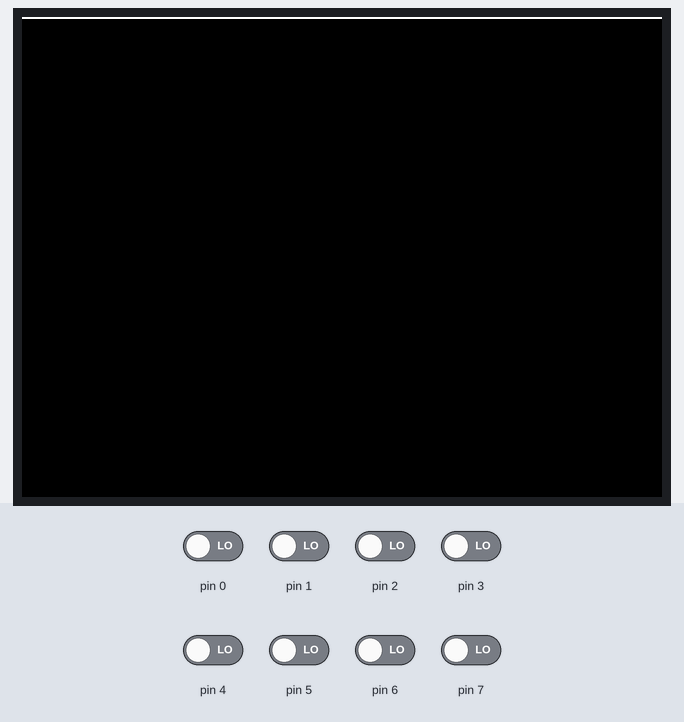
A sketch run on a simulated Arduino Uno, built with avr-gcc and run on an emulated ATmega328P. Parts: 320×240 colour display. The inputs (shaded band) are chosen by the test bench; at power-on: pin 0–7 LOW.

Above: at 1.4 s.
1.5 s: pin 0 driven HIGH
At 2.2 s:
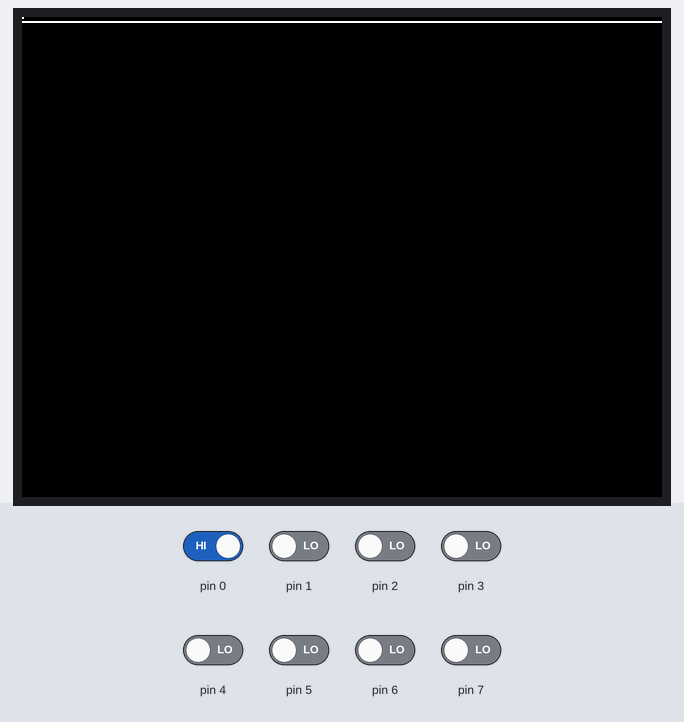
3.2 s: pin 1 driven HIGH
At 4.2 s:
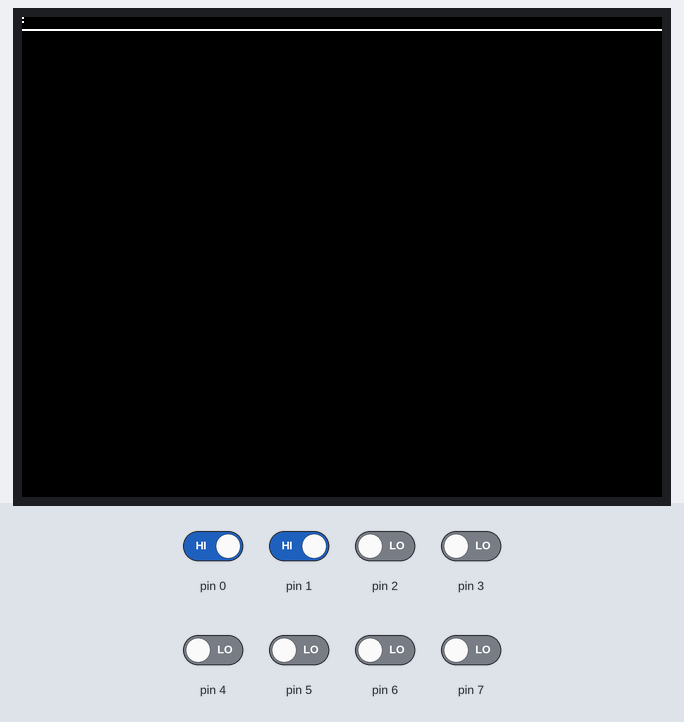
6.2 s: pin 2 driven HIGH
At 7.8 s:
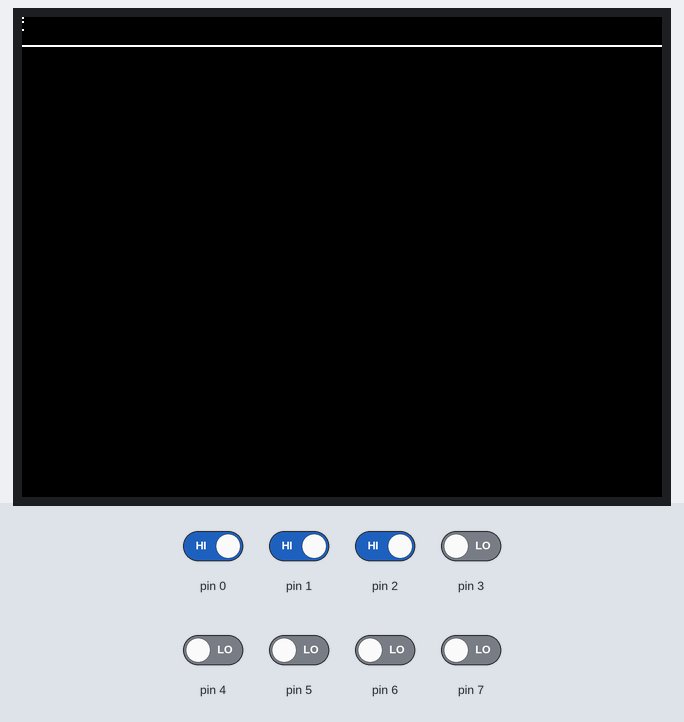
9.2 s: pin 3 driven HIGH
At 10.3 s:
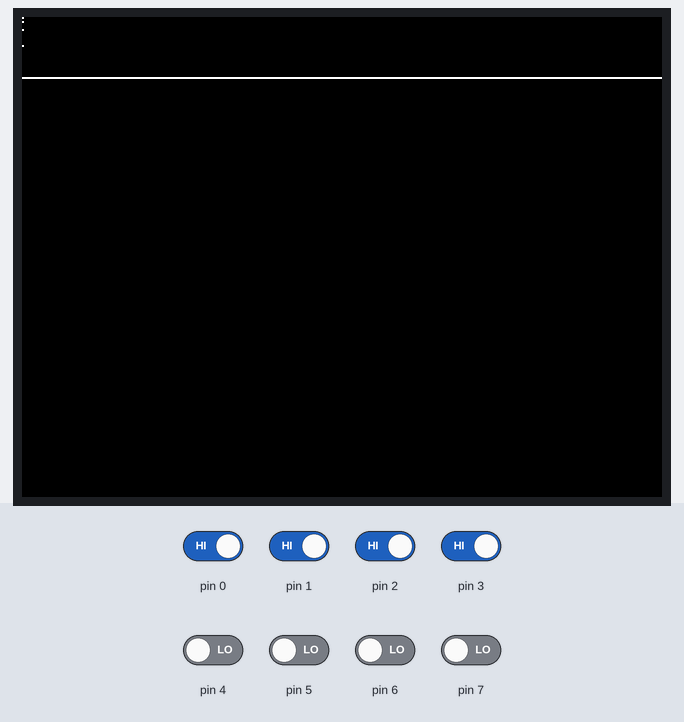
12.2 s: pin 4 driven HIGH
At 12.8 s:
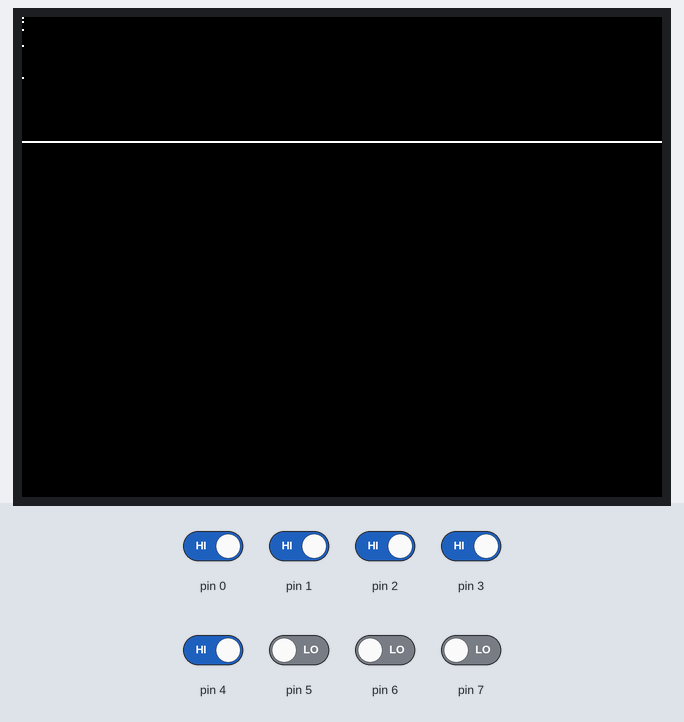
15.2 s: pin 5 driven HIGH
At 16.5 s:
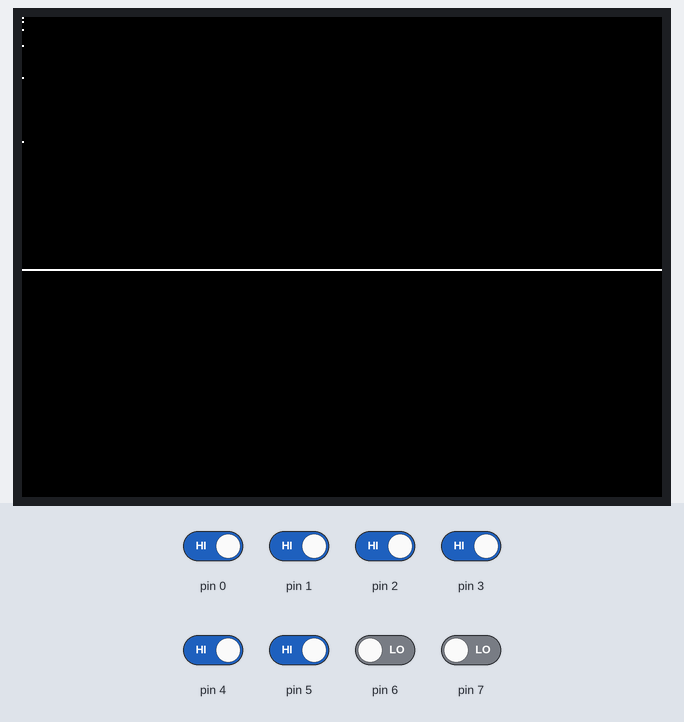
Timing chart, 0 to 18.2 s (numbered marks = the images above; inputs shaded):
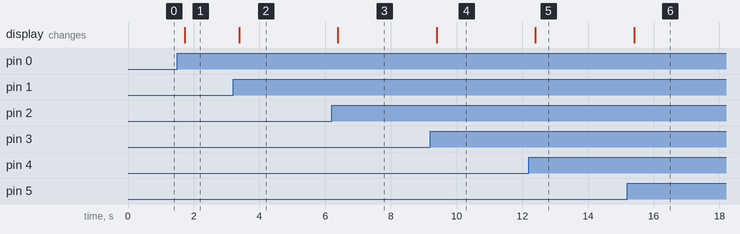

Measured:
- after the input at 1.5 s, the display: changes after 0.23 s (image 1)
- after the input at 3.2 s, the display: changes after 0.18 s (image 2)
- after the input at 6.2 s, the display: changes after 0.19 s (image 3)
- after the input at 9.2 s, the display: changes after 0.19 s (image 4)
- after the input at 12.2 s, the display: changes after 0.20 s (image 5)
- after the input at 15.2 s, the display: changes after 0.20 s (image 6)

The sketch:

_2_8_PIND_TFT_Oscope_simple.ino
```cpp
/************************************
 2.8 SPI PIND TFT Oscope Simple
 Reads the D0-D7 pins using PIND,
 and shows the value on the screen.
 Created 27 july 2015 by Bob Davis
**************************************/
//#include <TFT.h>  // Arduino LCD library
#include <SPI.h>
#include "Adafruit_ILI9341.h"
#include "Adafruit_GFX.h"

// pin definition for the Uno LCD
#define TFT_DC 9
#define TFT_CS 10
// Use hardware SPI (on Uno, #13=clk, #11=mosi) and the above for CS/DC
//Adafruit_ILI9341 tft = Adafruit_ILI9341(TFT_CS, TFT_DC);
Adafruit_ILI9341 tft = Adafruit_ILI9341();

//// set up variables
int Input=0;
byte Sample[320];
int trigger=64;

void setup(){
  // initialize rotate and clear the display
  tft.begin();
  tft.fillScreen(ILI9341_BLACK);
  tft.setRotation(1);
  // Set the font size
  tft.setTextSize(2);
  // D input pins
  pinMode(0, INPUT);
  pinMode(1, INPUT);
  pinMode(2, INPUT);
  pinMode(3, INPUT);
  pinMode(4, INPUT);
  pinMode(5, INPUT);
  pinMode(6, INPUT);
  pinMode(7, INPUT);
}

void loop(){
  // wait for a positive going trigger
  for (int timeout=0; timeout < 1000; timeout++){
    Input = PIND;
    if (Input < trigger) break;  }
  for (int timeout=0; timeout < 1000; timeout++){
    Input = PIND;
    if (Input > trigger) break;  }
  // quickly collect the data with no delay
  for (int xpos=0; xpos <320; xpos++){
    Sample[xpos]=PIND;
  }
  // display the collected data
  for (int xpos=0; xpos <319; xpos++){
    // erase the old and draw new line
    tft.drawLine(xpos+1, 0, xpos+1, 240, ILI9341_BLACK);
    tft.drawLine(xpos, (Sample[xpos]*2), xpos+1, Sample[xpos+1]*2, ILI9341_WHITE);
  }
}
// End of program
```
